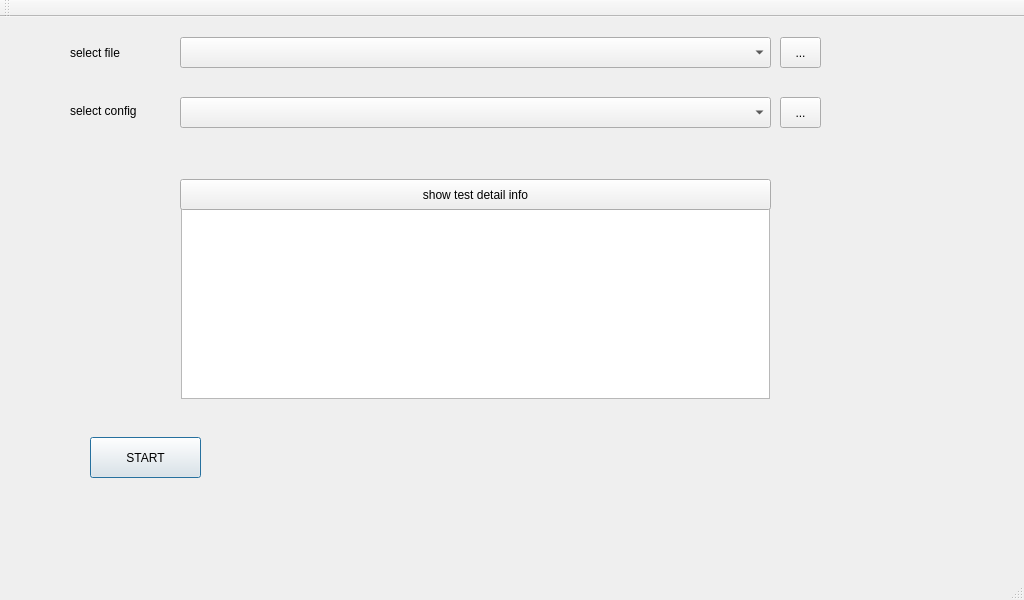
<?xml version="1.0" encoding="UTF-8"?>
<ui version="4.0">
 <class>MainWindow</class>
 <widget class="QMainWindow" name="MainWindow">
  <property name="geometry">
   <rect>
    <x>0</x>
    <y>0</y>
    <width>1024</width>
    <height>600</height>
   </rect>
  </property>
  <widget class="QWidget" name="centralWidget">
   <widget class="QPushButton" name="StartPushButton">
    <property name="geometry">
     <rect>
      <x>90</x>
      <y>420</y>
      <width>111</width>
      <height>41</height>
     </rect>
    </property>
    <property name="text">
     <string>START</string>
    </property>
    <property name="default">
     <bool>true</bool>
    </property>
   </widget>
   <widget class="QComboBox" name="comboBox">
    <property name="geometry">
     <rect>
      <x>180</x>
      <y>20</y>
      <width>591</width>
      <height>31</height>
     </rect>
    </property>
   </widget>
   <widget class="QLabel" name="label">
    <property name="geometry">
     <rect>
      <x>70</x>
      <y>20</y>
      <width>111</width>
      <height>31</height>
     </rect>
    </property>
    <property name="text">
     <string>select file</string>
    </property>
   </widget>
   <widget class="QToolButton" name="toolButton">
    <property name="geometry">
     <rect>
      <x>780</x>
      <y>20</y>
      <width>41</width>
      <height>31</height>
     </rect>
    </property>
    <property name="text">
     <string>...</string>
    </property>
   </widget>
   <widget class="QToolButton" name="toolButton_config">
    <property name="enabled">
     <bool>true</bool>
    </property>
    <property name="geometry">
     <rect>
      <x>780</x>
      <y>80</y>
      <width>41</width>
      <height>31</height>
     </rect>
    </property>
    <property name="text">
     <string>...</string>
    </property>
   </widget>
   <widget class="QComboBox" name="comboBox_config">
    <property name="geometry">
     <rect>
      <x>180</x>
      <y>80</y>
      <width>591</width>
      <height>31</height>
     </rect>
    </property>
   </widget>
   <widget class="QLabel" name="label_config">
    <property name="geometry">
     <rect>
      <x>70</x>
      <y>83</y>
      <width>111</width>
      <height>21</height>
     </rect>
    </property>
    <property name="text">
     <string>select config</string>
    </property>
   </widget>
   <widget class="QTextBrowser" name="testDetailInfo">
    <property name="enabled">
     <bool>true</bool>
    </property>
    <property name="geometry">
     <rect>
      <x>181</x>
      <y>190</y>
      <width>589</width>
      <height>192</height>
     </rect>
    </property>
   </widget>
   <widget class="QPushButton" name="pushButton_testInfo">
    <property name="geometry">
     <rect>
      <x>180</x>
      <y>162</y>
      <width>591</width>
      <height>31</height>
     </rect>
    </property>
    <property name="text">
     <string>show test detail info</string>
    </property>
   </widget>
  </widget>
  <widget class="QMenuBar" name="menuBar">
   <property name="geometry">
    <rect>
     <x>0</x>
     <y>0</y>
     <width>1024</width>
     <height>23</height>
    </rect>
   </property>
  </widget>
  <widget class="QToolBar" name="mainToolBar">
   <attribute name="toolBarArea">
    <enum>TopToolBarArea</enum>
   </attribute>
   <attribute name="toolBarBreak">
    <bool>false</bool>
   </attribute>
  </widget>
  <widget class="QStatusBar" name="statusBar"/>
 </widget>
 <layoutdefault spacing="6" margin="11"/>
 <resources/>
 <connections/>
</ui>
